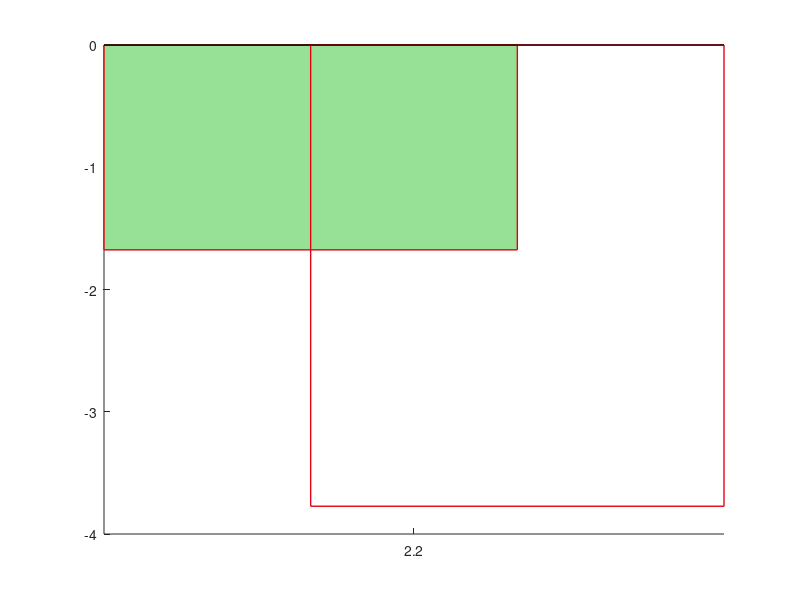

MATLAB code for this plot: (Note: this script raises an error after producing the figure.)
% This code makes figures of optogenetic inhibition during the multisensory behavior task.
% Choose correct file for analysis in line 7-9.

clear variables; close all; clc;

% choose correct file to load
%load(["ACPPC_Inhibition_Opto_TrialNumber.mat"]);
%load(["ACSTR_Inhibition_Opto_TrialNumber.mat"]);
load("M2AC_Inhibition_Opto_TrialNumber.mat");

for i = 1:numel(Main_NoLaserTrial);
    for ii = 1:4
        MainHitRate{1}(i,ii) = Main_NoLaserTrial{i}(ii,1)/sum(Main_NoLaserTrial{i}(ii,1:2))*100;
        MainFARate{1}(i,ii) = Main_NoLaserTrial{i}(ii,4)/sum(Main_NoLaserTrial{i}(ii,3:4))*100;
        MainCR{1}(i,ii) = (Main_NoLaserTrial{i}(ii,1)+Main_NoLaserTrial{i}(ii,3))/sum(Main_NoLaserTrial{i}(ii,1:4))*100;

        MainHitRate{2}(i,ii) = Main_LaserTrial{i}(ii,1)/sum(Main_LaserTrial{i}(ii,1:2))*100;
        MainFARate{2}(i,ii) = Main_LaserTrial{i}(ii,4)/sum(Main_LaserTrial{i}(ii,3:4))*100;
        MainCR{2}(i,ii) = (Main_LaserTrial{i}(ii,1)+Main_LaserTrial{i}(ii,3))/sum(Main_LaserTrial{i}(ii,1:4))*100;

        CtrlHitRate{1}(i,ii) = Ctrl_NoLaserTrial{i}(ii,1)/sum(Ctrl_NoLaserTrial{i}(ii,1:2))*100;
        CtrlFARate{1}(i,ii) = Ctrl_NoLaserTrial{i}(ii,4)/sum(Ctrl_NoLaserTrial{i}(ii,3:4))*100;
        CtrlCR{1}(i,ii) = (Ctrl_NoLaserTrial{i}(ii,1)+Ctrl_NoLaserTrial{i}(ii,3))/sum(Ctrl_NoLaserTrial{i}(ii,1:4))*100;

        CtrlHitRate{2}(i,ii) = Ctrl_LaserTrial{i}(ii,1)/sum(Ctrl_LaserTrial{i}(ii,1:2))*100;
        CtrlFARate{2}(i,ii) = Ctrl_LaserTrial{i}(ii,4)/sum(Ctrl_LaserTrial{i}(ii,3:4))*100;
        CtrlCR{2}(i,ii) = (Ctrl_LaserTrial{i}(ii,1)+Ctrl_LaserTrial{i}(ii,3))/sum(Ctrl_LaserTrial{i}(ii,1:4))*100;
    end
end

MainStim = MainCR{2};
MainNoStim = MainCR{1};
CtrlStim = CtrlCR{2};
CtrlNoStim = CtrlCR{1};

MainDelta = MainStim - MainNoStim;
CtrlDelta = CtrlStim - CtrlNoStim;

EdgeColor = {[230/255 0 18/255],[35/255 0 1],[1 0 1],'k'};
FaceColor = {[1 200/255 200/255],[200/255 200/255 1],[1 200/255 1],[200/255 200/255 200/255]};
MkColor = {[1 0.5 0.5],[0.5 0.5 1],[1 0.5 1],[0.5 0.5 0.5]};
FColor = {[150/255 225/255 150/255],[150/255 225/255 150/255]};

AVCBarGraphFig = figure('Position',[0 0 70 110]);
hold on

X1 = [2 1 3];
X2 = [2.4 1.4 3.4];

MouseN = size(MainDelta,1);
CtrlMouseN = size(CtrlDelta,1);

xticks(sort(mean([X1;X2],1),'ascend'));


for i = 1:numel(X1)
    if i < 4
        bar(X1(i),mean(MainDelta(:,i),1),0.4,'FaceColor',FColor{1},'EdgeColor',EdgeColor{i},'LineWidth',1);
    else
        bar([X1(i)],[mean(MainDelta(:,i),1) mean(1-MainDelta(:,i),1)],0.4,'stacked','FaceColor',FColor{1},'EdgeColor',EdgeColor{i});
    end
    
    if i < 4
        bar(X2(i),mean(CtrlDelta(:,i),1),0.4,'FaceColor','none','EdgeColor',EdgeColor{i},'LineWidth',1);
    else
        bar([X2(i)],[mean(CtrlDelta(:,i),1) mean(1-CtrlDelta(:,i),1)],0.4,'stacked','FaceColor','none','EdgeColor',EdgeColor{i});
    end

    errorbar(X1(i),mean(MainDelta(:,i),1),std(MainDelta(:,i),0,1)./sqrt(MouseN),std(MainDelta(:,i),0,1)./sqrt(MouseN),'CapSize',3,'LineWidth',0.75,'Color',EdgeColor{i});
    errorbar(X2(i),mean(CtrlDelta(:,i),1),std(CtrlDelta(:,i),0,1)./sqrt(CtrlMouseN),std(CtrlDelta(:,i),0,1)./sqrt(CtrlMouseN),'CapSize',3,'LineWidth',0.75,'Color',EdgeColor{i});
end

for i = 1:3
    for j = 1:size(MainDelta,1)
        plot([X1(i)+0.05 X2(i)-0.05],[MainDelta(j,i) CtrlDelta(j,i)],'lineWidth',0.5,'Color',[0.5 0.5 0.5]);
    end
end

xlim([0.6 3.8]); 
ylim([-40 40]);


xticklabels({'Aud' 'Vis' 'Con'});
set(gca,'TickDir','out','FontName','Arial','FontSize',6);

xlabel('Types','FontName','Arial','FontSize',6);
ylabel('ΔCorrect rate (laser on - off, %)','FontName','Arial','FontSize',6);

mkdir('Figure'); cd('Figure');
saveas(AVCBarGraphFig,'01. A,V,Con Correct rate.svg');
cd ../

% signrank(MainDelta(:,1))
% signrank(MainDelta(:,2))
% signrank(MainDelta(:,3))
% 
% signrank(CtrlDelta(:,1))
% signrank(CtrlDelta(:,2))
% signrank(CtrlDelta(:,3))
%

InconBarGraphFig = figure('Position',[0 0 50 110]);
hold on

X2 = [1];
X3 = [1.4];

MouseN = size(MainDelta,1);

xticks(sort(mean([X2 X3]),'ascend'));


for i = 4
    bar([X2(1)],mean(MainDelta(:,i),1),0.3,'stacked','FaceColor',FColor{1},'EdgeColor',EdgeColor{i},'lineWidth',1);
    bar([X3(1)],mean(CtrlDelta(:,i),1),0.3,'stacked','FaceColor','none','EdgeColor',EdgeColor{i},'lineWidth',1);
    errorbar(X2(1),mean(MainDelta(:,i),1),std(MainDelta(:,i),0,1)./sqrt(MouseN),std(MainDelta(:,i),0,1)./sqrt(MouseN),'CapSize',3,'LineWidth',0.75,'Color',EdgeColor{i});
    errorbar(X3(1),mean(CtrlDelta(:,i),1),std(CtrlDelta(:,i),0,1)./sqrt(CtrlMouseN),std(CtrlDelta(:,i),0,1)./sqrt(CtrlMouseN),'CapSize',3,'LineWidth',0.75,'Color',EdgeColor{i});
end

for j = 1:size(MainDelta,1)
    plot([X2(1)+0.05 X3(1)-0.05],[MainDelta(j,4) CtrlDelta(j,4)],'lineWidth',0.5,'Color',[0.5 0.5 0.5]);
end

xlim([0.6 1.8]); 
ylim([-60 60]);

xticklabels({'Incon'});
set(gca,'TickDir','out','FontName','Arial','FontSize',6);

xlabel('Types','FontName','Arial','FontSize',6);
ylabel('ΔAud dominance rate (laser on - off, %)','FontName','Arial','FontSize',6);

mkdir('Figure'); cd('Figure');
saveas(InconBarGraphFig,'02. Incon Correct rate.svg');
cd ../

